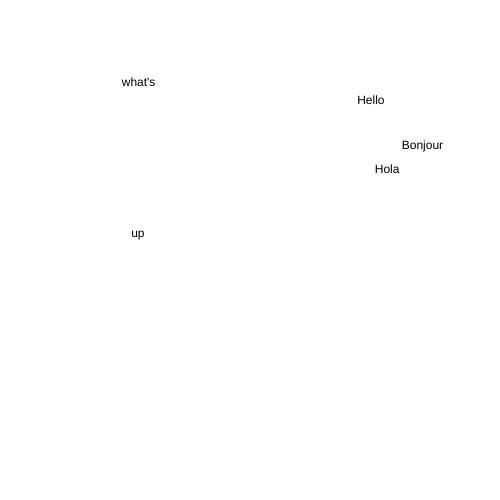
Frame 1 (no input)
Frame 60 (no input): identical to frame 1, image omitted
Frame 120 (the mouse pressed at the canvas centre since frame 60): identical to frame 1, image omitted

The p5.js sketch that drew this single still picture (run headless with seeded random() and noise() and a simulated clock; from frame 60 on, the mouse is pressed at the canvas centre):

// p5.js sketch
// ── sketch.js
var randomHello = [];


function setup() {
    
    createCanvas(500,500);
    
    console.log(randomHello.lenght);
    console.log(typeof(randomHello));
    
    randomHello.push("Hello");
    randomHello.push("Hola");
    randomHello.push("Bonjour");
    randomHello.push("what's");
    randomHello.push("up");
 
text(randomHello[0], random(width), random(height));
text(randomHello[1], random(width), random(height));
text(randomHello[2], random(width), random(height));
text(randomHello[3], random(width), random(height));
text(randomHello[4], random(width), random(height));
    
    for(var i = 0; i < randomHello.length; i++);{
        text(randomHello[i], random(width), random(height));
        
    }
}
    
function draw(){

}
